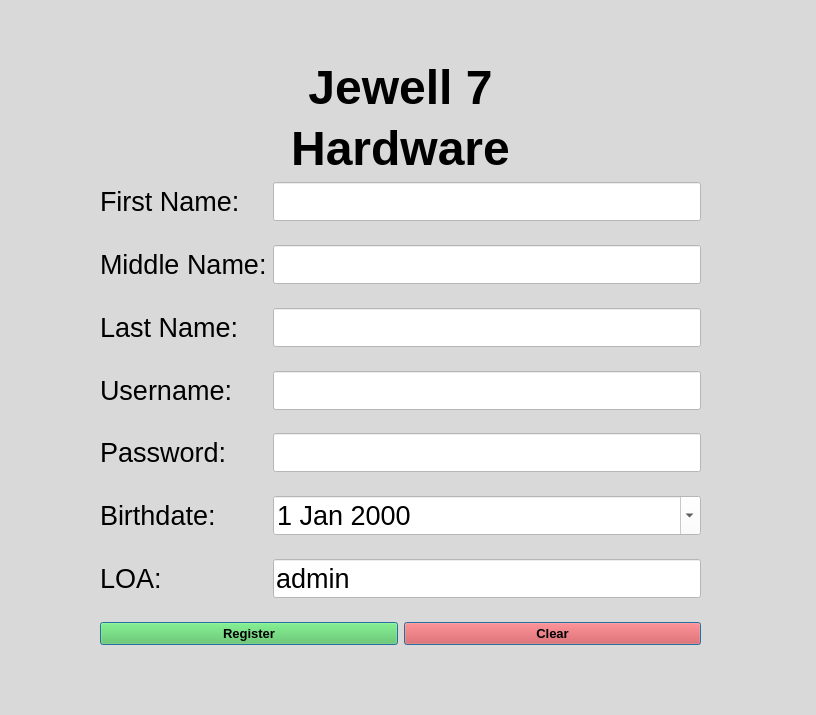
<?xml version="1.0" encoding="UTF-8"?>
<ui version="4.0">
 <class>AdminRegistration</class>
 <widget class="QMainWindow" name="AdminRegistration">
  <property name="geometry">
   <rect>
    <x>0</x>
    <y>0</y>
    <width>816</width>
    <height>715</height>
   </rect>
  </property>
  <property name="windowTitle">
   <string>MainWindow</string>
  </property>
  <property name="styleSheet">
   <string notr="true">background-color:#D9D9D9;</string>
  </property>
  <widget class="QWidget" name="centralwidget">
   <widget class="QWidget" name="gridLayoutWidget">
    <property name="geometry">
     <rect>
      <x>100</x>
      <y>60</y>
      <width>601</width>
      <height>585</height>
     </rect>
    </property>
    <layout class="QGridLayout" name="gridLayout">
     <item row="1" column="0">
      <layout class="QVBoxLayout" name="verticalLayout">
       <item>
        <widget class="QLabel" name="Jewell7">
         <property name="font">
          <font>
           <family>Segoe UI</family>
           <pointsize>36</pointsize>
           <bold>true</bold>
          </font>
         </property>
         <property name="text">
          <string>Jewell 7</string>
         </property>
         <property name="alignment">
          <set>Qt::AlignCenter</set>
         </property>
        </widget>
       </item>
       <item>
        <widget class="QLabel" name="Hardware">
         <property name="font">
          <font>
           <family>Segoe UI</family>
           <pointsize>36</pointsize>
           <bold>true</bold>
          </font>
         </property>
         <property name="layoutDirection">
          <enum>Qt::LeftToRight</enum>
         </property>
         <property name="text">
          <string>Hardware</string>
         </property>
         <property name="alignment">
          <set>Qt::AlignCenter</set>
         </property>
        </widget>
       </item>
       <item>
        <spacer name="verticalSpacer_5">
         <property name="orientation">
          <enum>Qt::Vertical</enum>
         </property>
         <property name="sizeHint" stdset="0">
          <size>
           <width>20</width>
           <height>40</height>
          </size>
         </property>
        </spacer>
       </item>
       <item>
        <layout class="QFormLayout" name="formLayout_2">
         <item row="0" column="0">
          <widget class="QLabel" name="firstName_label">
           <property name="font">
            <font>
             <pointsize>20</pointsize>
            </font>
           </property>
           <property name="text">
            <string>First Name:</string>
           </property>
          </widget>
         </item>
         <item row="0" column="1">
          <widget class="QLineEdit" name="firstName_input">
           <property name="font">
            <font>
             <pointsize>20</pointsize>
            </font>
           </property>
           <property name="styleSheet">
            <string notr="true">background-color:#FFFFFF;</string>
           </property>
           <property name="text">
            <string/>
           </property>
           <property name="placeholderText">
            <string/>
           </property>
          </widget>
         </item>
         <item row="1" column="1">
          <spacer name="verticalSpacer">
           <property name="orientation">
            <enum>Qt::Vertical</enum>
           </property>
           <property name="sizeHint" stdset="0">
            <size>
             <width>20</width>
             <height>40</height>
            </size>
           </property>
          </spacer>
         </item>
         <item row="2" column="0">
          <widget class="QLabel" name="middleName_label">
           <property name="font">
            <font>
             <pointsize>20</pointsize>
            </font>
           </property>
           <property name="text">
            <string>Middle Name:</string>
           </property>
          </widget>
         </item>
         <item row="3" column="1">
          <spacer name="verticalSpacer_7">
           <property name="orientation">
            <enum>Qt::Vertical</enum>
           </property>
           <property name="sizeHint" stdset="0">
            <size>
             <width>20</width>
             <height>40</height>
            </size>
           </property>
          </spacer>
         </item>
         <item row="4" column="0">
          <widget class="QLabel" name="lastName_label">
           <property name="font">
            <font>
             <pointsize>20</pointsize>
            </font>
           </property>
           <property name="text">
            <string>Last Name:</string>
           </property>
          </widget>
         </item>
         <item row="4" column="1">
          <widget class="QLineEdit" name="lastName_input">
           <property name="font">
            <font>
             <pointsize>20</pointsize>
            </font>
           </property>
           <property name="styleSheet">
            <string notr="true">background-color:#FFFFFF;</string>
           </property>
           <property name="text">
            <string/>
           </property>
           <property name="placeholderText">
            <string/>
           </property>
          </widget>
         </item>
         <item row="5" column="1">
          <spacer name="verticalSpacer_2">
           <property name="orientation">
            <enum>Qt::Vertical</enum>
           </property>
           <property name="sizeHint" stdset="0">
            <size>
             <width>20</width>
             <height>40</height>
            </size>
           </property>
          </spacer>
         </item>
         <item row="6" column="0">
          <widget class="QLabel" name="username_label">
           <property name="font">
            <font>
             <pointsize>20</pointsize>
            </font>
           </property>
           <property name="text">
            <string>Username:</string>
           </property>
          </widget>
         </item>
         <item row="6" column="1">
          <widget class="QLineEdit" name="username_input">
           <property name="font">
            <font>
             <pointsize>20</pointsize>
            </font>
           </property>
           <property name="styleSheet">
            <string notr="true">background-color:#FFFFFF;</string>
           </property>
           <property name="text">
            <string/>
           </property>
           <property name="placeholderText">
            <string/>
           </property>
          </widget>
         </item>
         <item row="7" column="1">
          <spacer name="verticalSpacer_3">
           <property name="orientation">
            <enum>Qt::Vertical</enum>
           </property>
           <property name="sizeHint" stdset="0">
            <size>
             <width>20</width>
             <height>40</height>
            </size>
           </property>
          </spacer>
         </item>
         <item row="8" column="0">
          <widget class="QLabel" name="password_label">
           <property name="font">
            <font>
             <pointsize>20</pointsize>
            </font>
           </property>
           <property name="text">
            <string>Password:</string>
           </property>
          </widget>
         </item>
         <item row="8" column="1">
          <widget class="QLineEdit" name="password_input">
           <property name="font">
            <font>
             <pointsize>20</pointsize>
            </font>
           </property>
           <property name="styleSheet">
            <string notr="true">background-color:#FFFFFF;</string>
           </property>
           <property name="text">
            <string/>
           </property>
           <property name="echoMode">
            <enum>QLineEdit::Password</enum>
           </property>
           <property name="placeholderText">
            <string/>
           </property>
          </widget>
         </item>
         <item row="9" column="1">
          <spacer name="verticalSpacer_4">
           <property name="orientation">
            <enum>Qt::Vertical</enum>
           </property>
           <property name="sizeHint" stdset="0">
            <size>
             <width>20</width>
             <height>40</height>
            </size>
           </property>
          </spacer>
         </item>
         <item row="10" column="0">
          <widget class="QLabel" name="birthdate_label">
           <property name="font">
            <font>
             <pointsize>20</pointsize>
            </font>
           </property>
           <property name="text">
            <string>Birthdate:</string>
           </property>
          </widget>
         </item>
         <item row="10" column="1">
          <widget class="QDateEdit" name="birthDate_edit">
           <property name="font">
            <font>
             <pointsize>20</pointsize>
            </font>
           </property>
           <property name="mouseTracking">
            <bool>false</bool>
           </property>
           <property name="styleSheet">
            <string notr="true">background-color:#FFFFFF;</string>
           </property>
           <property name="calendarPopup">
            <bool>true</bool>
           </property>
          </widget>
         </item>
         <item row="12" column="0">
          <widget class="QLabel" name="loa_label">
           <property name="font">
            <font>
             <pointsize>20</pointsize>
            </font>
           </property>
           <property name="text">
            <string>LOA:</string>
           </property>
          </widget>
         </item>
         <item row="12" column="1">
          <widget class="QLineEdit" name="loa_input">
           <property name="font">
            <font>
             <pointsize>20</pointsize>
            </font>
           </property>
           <property name="styleSheet">
            <string notr="true">background-color:#FFFFFF;</string>
           </property>
           <property name="text">
            <string>admin</string>
           </property>
           <property name="readOnly">
            <bool>true</bool>
           </property>
           <property name="placeholderText">
            <string/>
           </property>
          </widget>
         </item>
         <item row="11" column="1">
          <spacer name="verticalSpacer_6">
           <property name="orientation">
            <enum>Qt::Vertical</enum>
           </property>
           <property name="sizeHint" stdset="0">
            <size>
             <width>20</width>
             <height>40</height>
            </size>
           </property>
          </spacer>
         </item>
         <item row="2" column="1">
          <widget class="QLineEdit" name="middleName_input">
           <property name="font">
            <font>
             <pointsize>20</pointsize>
            </font>
           </property>
           <property name="styleSheet">
            <string notr="true">background-color:#FFFFFF;</string>
           </property>
           <property name="text">
            <string/>
           </property>
           <property name="placeholderText">
            <string/>
           </property>
          </widget>
         </item>
         <item row="13" column="1">
          <spacer name="verticalSpacer_8">
           <property name="orientation">
            <enum>Qt::Vertical</enum>
           </property>
           <property name="sizeHint" stdset="0">
            <size>
             <width>20</width>
             <height>40</height>
            </size>
           </property>
          </spacer>
         </item>
        </layout>
       </item>
       <item>
        <layout class="QHBoxLayout" name="horizontalLayout">
         <item>
          <widget class="QPushButton" name="registerButton">
           <property name="font">
            <font>
             <family>Segoe UI</family>
             <pointsize>10</pointsize>
             <bold>true</bold>
            </font>
           </property>
           <property name="styleSheet">
            <string notr="true">background-color:#53C851;</string>
           </property>
           <property name="text">
            <string>Register</string>
           </property>
           <property name="default">
            <bool>true</bool>
           </property>
           <property name="flat">
            <bool>false</bool>
           </property>
          </widget>
         </item>
         <item>
          <widget class="QPushButton" name="clearButton">
           <property name="font">
            <font>
             <family>Segoe UI</family>
             <pointsize>10</pointsize>
             <bold>true</bold>
            </font>
           </property>
           <property name="styleSheet">
            <string notr="true">background-color:#E14545;
</string>
           </property>
           <property name="text">
            <string>Clear</string>
           </property>
           <property name="default">
            <bool>true</bool>
           </property>
          </widget>
         </item>
        </layout>
       </item>
      </layout>
     </item>
    </layout>
   </widget>
  </widget>
  <widget class="QStatusBar" name="statusbar"/>
 </widget>
 <resources/>
 <connections/>
</ui>
